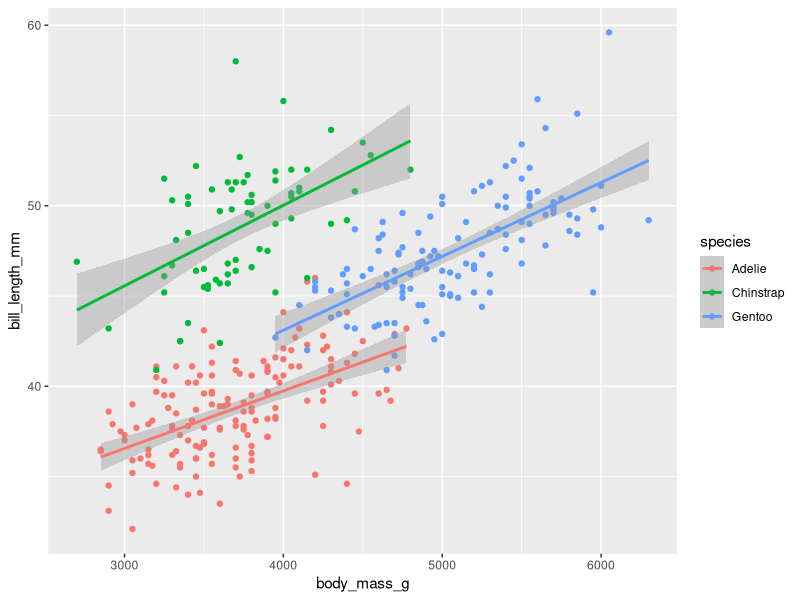
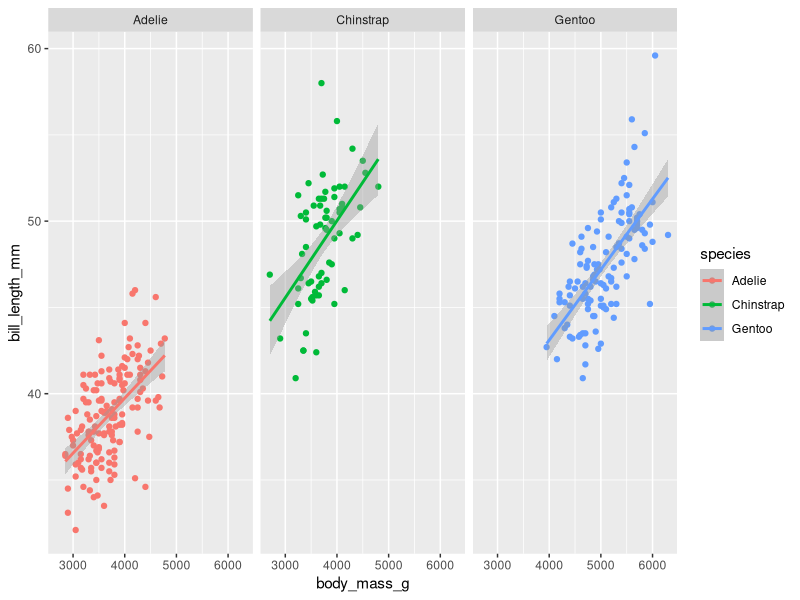
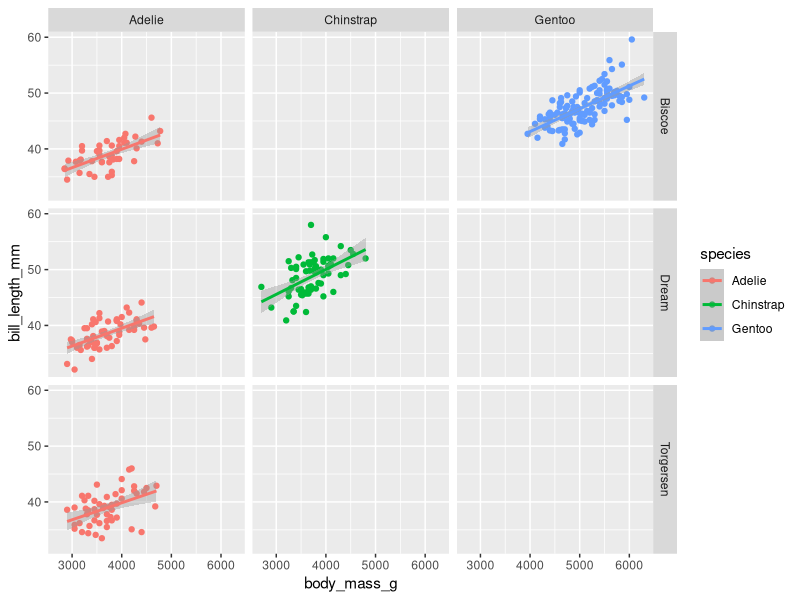
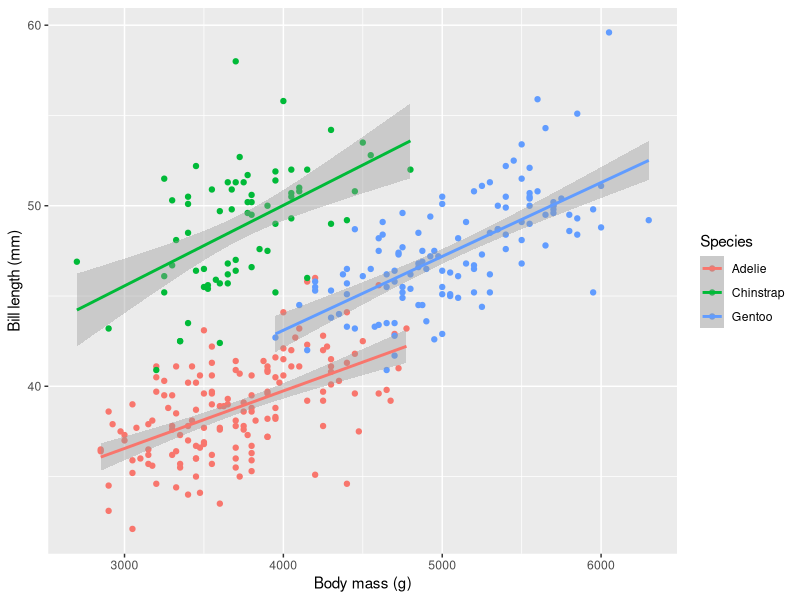
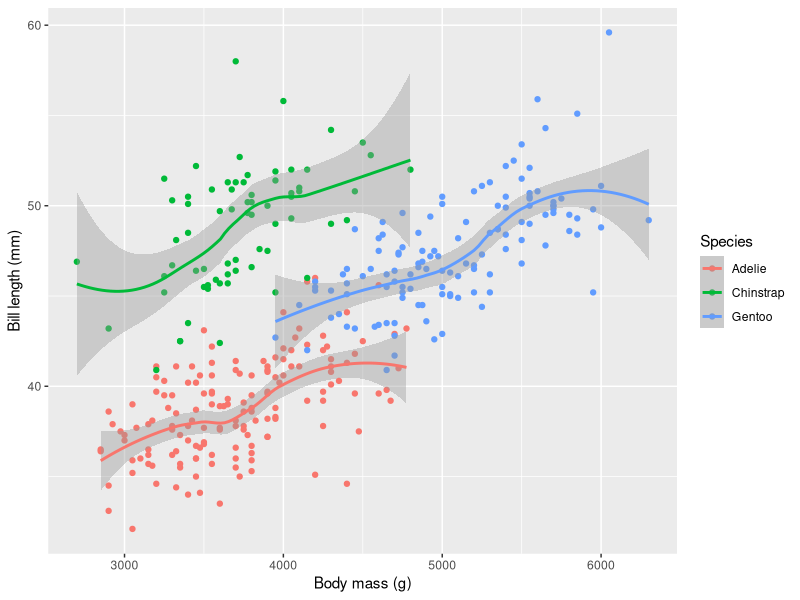
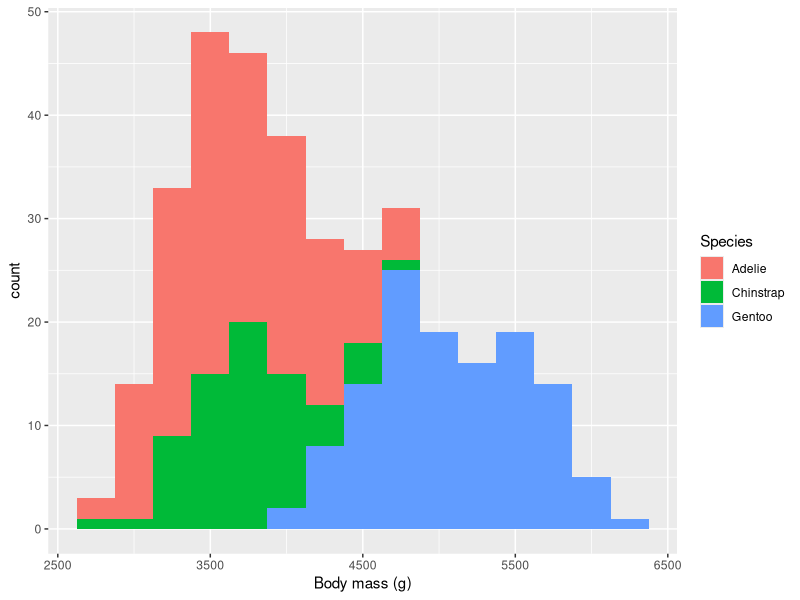
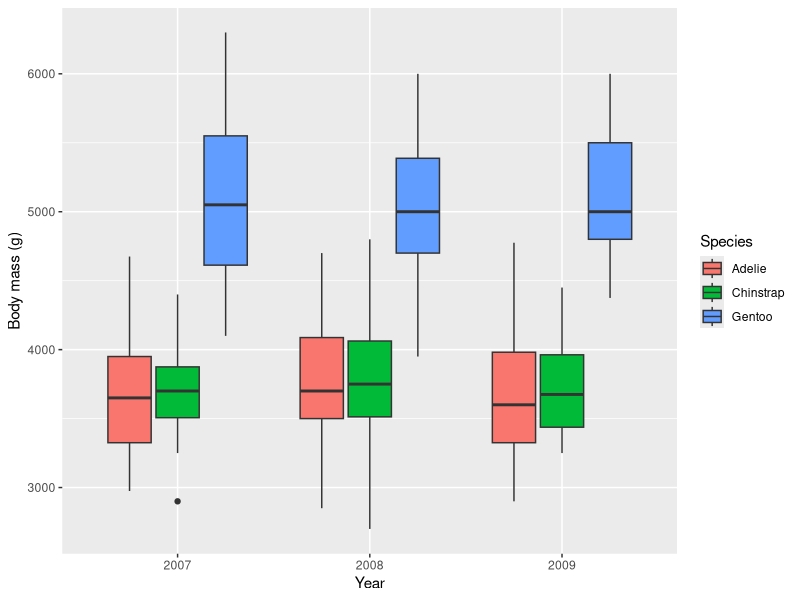
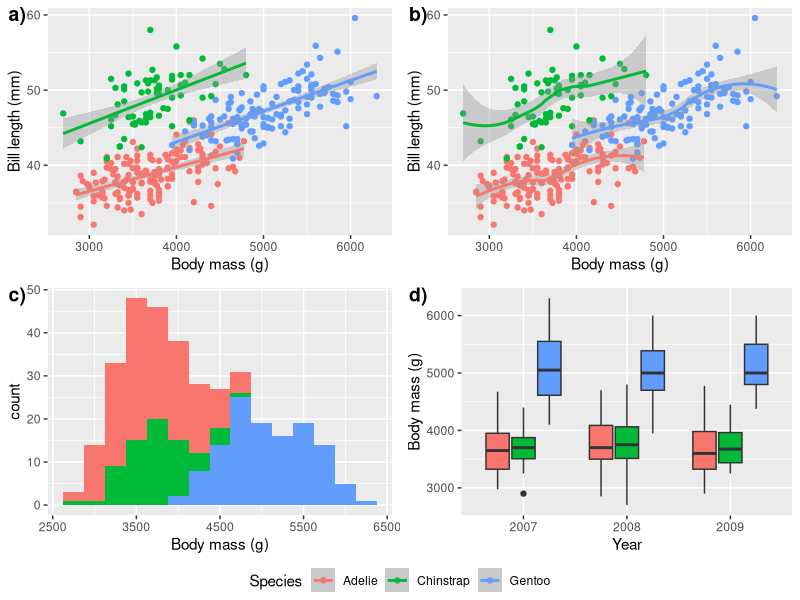

The R source for these figures, in order:
## ---- chunk 1
knitr::opts_chunk$set(
  warning = FALSE, 
  message = FALSE,
  echo = TRUE
)
## ---- chunk 2
library(tidyverse) # Contains ggplot2

library(ggpubr) # Helps us to combine figures

library(palmerpenguins) # Contains the dataset
## ---- chunk 3
ggplot(data = penguins,
       aes(x = body_mass_g, y = bill_length_mm, colour = species)) +
  geom_point() +
  geom_smooth(method = "lm")
## ---- chunk 4
ggplot(data = penguins,
       aes(x = body_mass_g, y = bill_length_mm, colour = species)) +
  geom_point() +
  geom_smooth(method = "lm") +
  facet_wrap(~species) # Can take one or two column names
## ---- chunk 5
ggplot(data = penguins,
       aes(x = body_mass_g, y = bill_length_mm, colour = species)) +
  geom_point() +
  geom_smooth(method = "lm") +
  facet_grid(island~species) # Takes two or more column names
## ---- chunk 6
# Assign the ggplot2 code to an object name
lm_1 <- ggplot(data = penguins,
       aes(x = body_mass_g, y = bill_length_mm, colour = species)) +
  geom_point() +
  geom_smooth(method = "lm") +
  labs(x = "Body mass (g)", y = "Bill length (mm)", colour = "Species")
lm_1 # Visualise the plot by calling the object
## ---- chunk 7
nlm_1 <- ggplot(data = penguins,
       aes(x = body_mass_g, y = bill_length_mm, colour = species)) +
  geom_point() +
  geom_smooth() +
  labs(x = "Body mass (g)", y = "Bill length (mm)", colour = "Species")
nlm_1
## ---- chunk 8
histogram_1 <- ggplot(data = penguins, 
                      aes(x = body_mass_g)) + #NB: There is no y-axis value
  geom_histogram(aes(fill = species), position = "stack", binwidth = 250) +
  labs(x = "Body mass (g)", fill = "Species") # NB: We use 'fill' here rather than 'colour'
histogram_1
## ---- chunk 9
box_1 <- ggplot(data = penguins, 
                aes(x = as.factor(year), # Why 'as.factor()'?
                    y = body_mass_g)) + 
  geom_boxplot(aes(fill = species)) +
  labs(x = "Year", y = "Body mass (g)", fill = "Species") 
box_1
## ---- chunk 10
grid_1 <- ggarrange(lm_1, nlm_1, histogram_1, box_1, # The plots to combine 
                    ncol = 2, nrow = 2, # Set number of rows and columns
                    labels = c("a)", "b)", "c)", "d)"), # Label each figure
                    common.legend = TRUE,  # Create common legend
                    legend = "bottom") # Set legend position
grid_1
